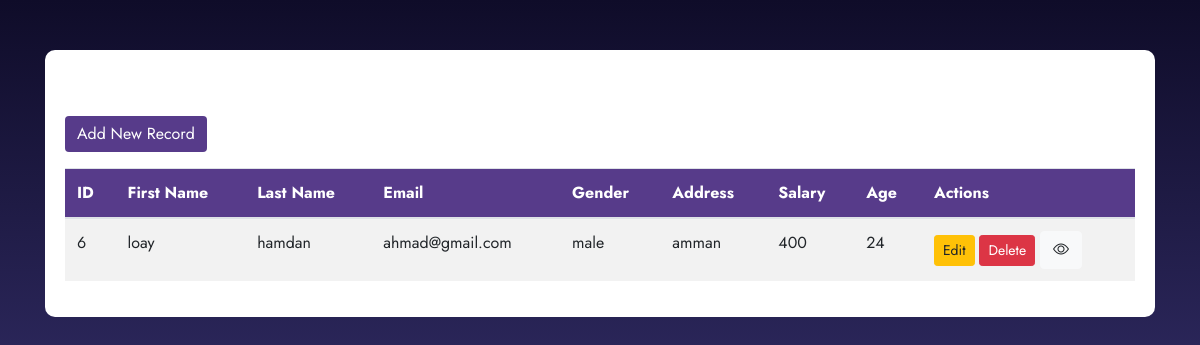
The app's page /show.php?id=6 with its own data.
### tables this page shows
CREATE TABLE `crud` (
  `id` int(11) NOT NULL,
  `first_name` varchar(100) NOT NULL,
  `last_name` varchar(100) NOT NULL,
  `email` varchar(100) NOT NULL,
  `gender` varchar(100) NOT NULL,
  `age` int(100) NOT NULL,
  `address` varchar(100) NOT NULL,
  `salary` int(11) NOT NULL
);

### show.php (the view, shortened to what this page needs)
<?php
include "db_conn.php";
$id=$_GET['id'];
$sql = "SELECT * FROM `crud`  WHERE id=$id";
$result = mysqli_query($conn, $sql);
?>
<!DOCTYPE html>
<html lang="en">
<head>
    <link rel="stylesheet" href="https://stackpath.bootstrapcdn.com/bootstrap/4.5.2/css/bootstrap.min.css">
    <link rel="stylesheet" href="https://cdnjs.cloudflare.com/ajax/libs/font-awesome/6.0.0-beta3/css/all.min.css">
    <link rel="stylesheet" href="https://cdn.jsdelivr.net/npm/bootstrap-icons@1.10.5/font/bootstrap-icons.css">
</head>
<body>
    <div class="container">
        <div class="table-container">
            <h2 class="text-center">CRUD Table</h2>
            <a href="rigester.php" class="btn btn-custom mb-3">Add New Record</a>
            <table class="table table-striped">
                <thead>
                    <tr>
                        <th>ID</th>
                        <th>First Name</th>
                        <th>Last Name</th>
                        <th>Email</th>
                        <th>Gender</th>
                        <th>Address</th>
                        <th>Salary</th>
                        <th>Age</th>
                        <th>Actions</th>
                    </tr>
                </thead>
                <tbody>
                    <?php while($row = mysqli_fetch_assoc($result)) { ?>
                    <tr>
                        <td><?php echo $row['id']; ?></td>
                        <td><?php echo $row['first_name']; ?></td>
                        <td><?php echo $row['last_name']; ?></td>
                        <td><?php echo $row['email']; ?></td>
                        <td><?php echo $row['gender']; ?></td>
                        <td><?php echo $row['address']; ?></td>
                        <td><?php echo $row['salary']; ?></td>
                        <td><?php echo $row['age']; ?></td>
                        <td>
                            <a href="edit.php?id=<?php echo $row['id']; ?>" class="btn btn-warning btn-sm">Edit</a>
                            <a href="delete.php?id=<?php echo $row['id']; ?>" class="btn btn-danger btn-sm" onclick="return confirm('Are you sure you want to delete this record?')">Delete</a>
                            <a href="edit.php?id=<?php echo $row['id']; ?>" class="btn btn-light"> <i class="bi bi-eye"></i> </a>
                        </td>
                    </tr>
                    <?php } ?>
                </tbody>
            </table>
        </div>
    </div>
</body>
</html>

### show.php (style rules this page uses)
body { font-family: 'Jost', sans-serif; background: linear-gradient(to bottom, #0f0c29, #302b63, #24243e); color: white; min-height: 100vh; }
.table-container { background: #fff; border-radius: 10px; padding: 20px; margin-top: 50px; }
.table thead th { background-color: #573b8a; color: #fff; }
.btn-custom { background: #573b8a; color: #fff; border: none; }

### records on screen
crud: id "6", first_name "loay", last_name "hamdan", email "ahmad@gmail.com", gender "male", address "amman", salary "400", age "24"
